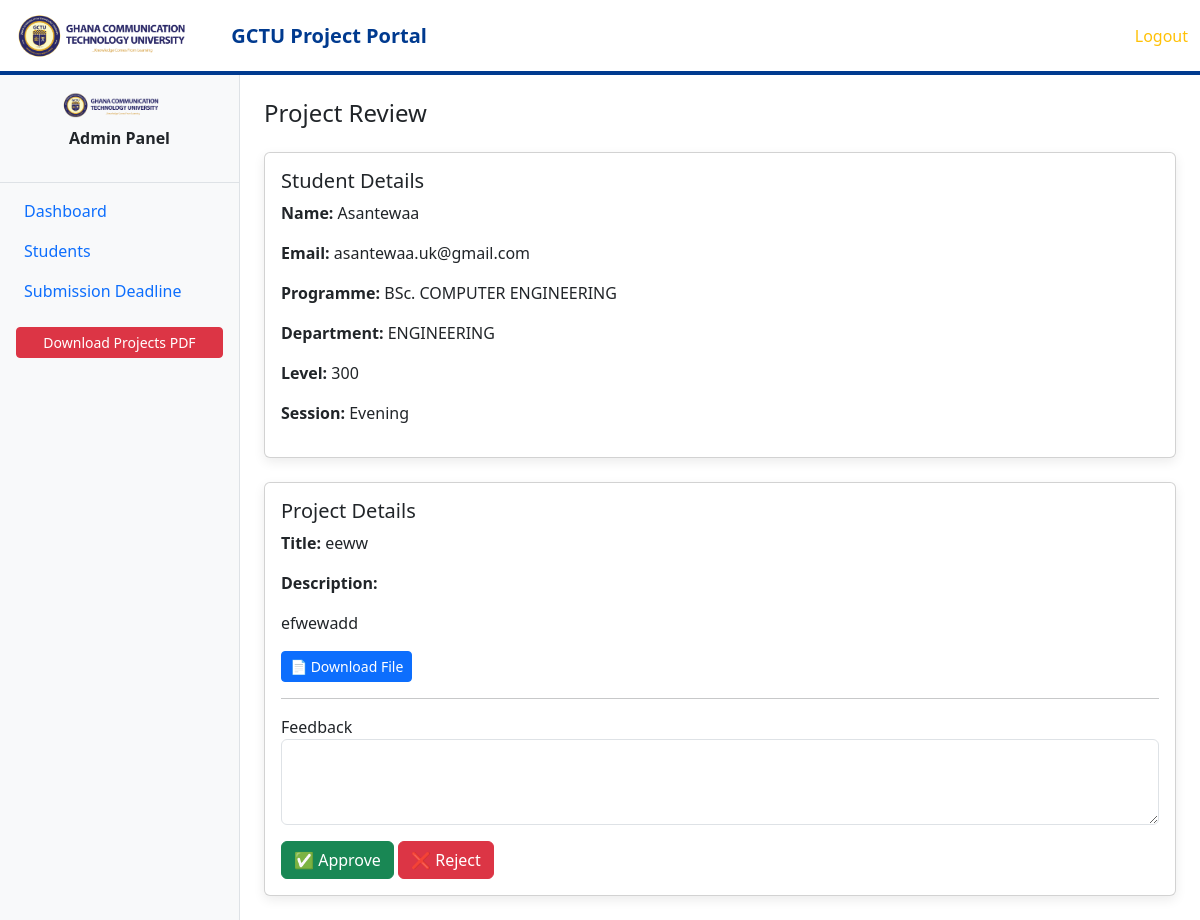
Page /admin/view_project/1 (signed in) on the committed database.
### app.py (models this page shows)
class User(db.Model):
    id = db.Column(db.Integer, primary_key=True)
    name = db.Column(db.String(150), nullable=False)
    email = db.Column(db.String(120), unique=True, nullable=False)
    password = db.Column(db.String(200), nullable=False)
    level = db.Column(db.String(20))
    programme = db.Column(db.String(150))
    department = db.Column(db.String(150))
    session_type = db.Column(db.String(50))
    role = db.Column(db.String(20), default="student")

class Project(db.Model):
    id = db.Column(db.Integer, primary_key=True)
    title = db.Column(db.String(200), nullable=False)
    description = db.Column(db.Text, nullable=False)
    file = db.Column(db.String(200))
    status = db.Column(db.String(20), default="pending")
    feedback = db.Column(db.Text)
    created_at = db.Column(db.DateTime, default=datetime.utcnow)
    student_id = db.Column(db.Integer, db.ForeignKey("user.id"))
    student = db.relationship("User", backref="projects")

### app.py (the view)
@app.route("/admin/view_project/<int:project_id>", methods=["GET", "POST"])
def view_project(project_id):
    if session.get("role") != "admin":
        return redirect(url_for("login"))
    project = Project.query.get_or_404(project_id)
    if request.method == "POST":
        project.status = request.form.get("action")
        project.feedback = request.form.get("feedback")
        db.session.commit()
        flash("Decision saved successfully")
        return redirect(url_for("admin_dashboard"))
    return render_template("admin/view_project.html", project=project)

### templates/admin/view_project.html
{% extends "base.html" %}
{% block content %}
<h4 class="mb-4">Project Review</h4>
<div class="card mb-4">
    <div class="card-body">
        <h5>Student Details</h5>
        <p><strong>Name:</strong> {{ project.student.name }}</p>
        <p><strong>Email:</strong> {{ project.student.email }}</p>
        <p><strong>Programme:</strong> {{ project.student.programme }}</p>
        <p><strong>Department:</strong> {{ project.student.department }}</p>
        <p><strong>Level:</strong> {{ project.student.level }}</p>
        <p><strong>Session:</strong> {{ project.student.session_type }}</p>
    </div>
</div>
<div class="card">
    <div class="card-body">
        <h5>Project Details</h5>
        <p><strong>Title:</strong> {{ project.title }}</p>
        <p><strong>Description:</strong></p>
        <p>{{ project.description }}</p>
        {% if project.file %}
            <a href="{{ url_for('static', filename='uploads/' + project.file) }}"
               class="btn btn-sm btn-primary" target="_blank">
                📄 Download File
            </a>
        {% endif %}
        <hr>
        <form method="POST">
            <div class="mb-3">
                <label>Feedback</label>
                <textarea name="feedback" class="form-control" rows="3"></textarea>
            </div>
            <button name="action" value="approved" class="btn btn-success">
                ✅ Approve
            </button>
            <button name="action" value="rejected" class="btn btn-danger">
                ❌ Reject
            </button>
        </form>
    </div>
</div>
{% endblock %}

### static/css/gctu.css (style rules this page uses)
body { background-color: #f4f6f9; font-family: "Segoe UI", sans-serif; color: #1f2937; }
.card { border-radius: 12px; border: none; box-shadow: 0 4px 12px rgba(0,0,0,0.08); }
h1, h2, h3, h4, h5 { color: #003A8F; font-weight: 700; }

### rows in the picture
User: student.name "Asantewaa", student.email "asantewaa.uk@gmail.com", student.programme "BSc. COMPUTER ENGINEERING", student.department "ENGINEERING", student.level "300", student.session_type "Evening"
Project: title "eeww", description "efwewadd"
